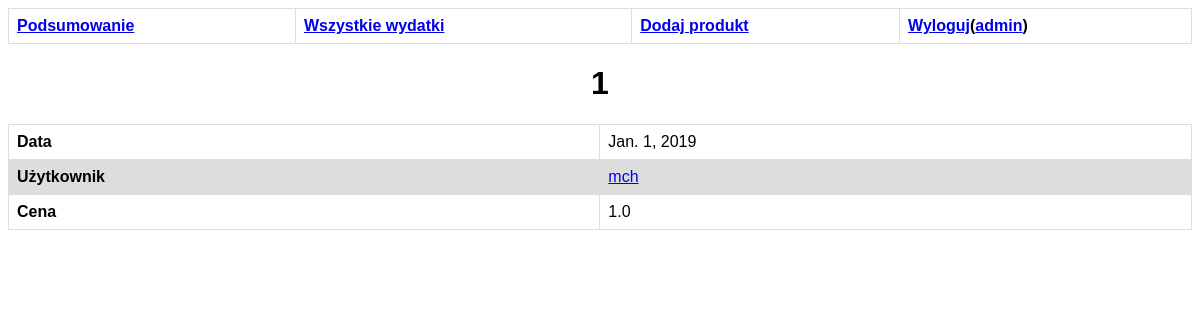
The page /expense/6/ (signed in) on the database its author committed.
### rozliczenie/models.py (models this page shows, shortened)
class Expense(models.Model):
    description = models.CharField(max_length=200)
    price = models.FloatField()
    pub_date = models.DateField()
    user_id = models.ForeignKey(User, on_delete=models.CASCADE)

### rozliczenie/views.py (the view)
# urls.py: path('expense/<int:expense_id>/', views.expense_detail, name='expense_detail'),
def expense_detail(request, expense_id):
    expense = get_object_or_404(Expense, pk=expense_id)
    return render(request, 'expense_detail.html', {'expense': expense})

### rozliczenie/templates/expense_detail.html
{% extends 'base.html' %}
{% load static %}
{% block content %}
<h1>{{expense.description}}</h1>
<table>
    <tr>
        <th>Data</th>
        <td>{{expense.pub_date}}</td>
    </tr>
    <tr>
        <th>Użytkownik</th>
        <td><a href="/user/{{expense.user_id}}">{{expense.user_id}}</a></td>
    </tr>
    <tr>
        <th>Cena</th>
        <td>{{expense.price}}</td>
    </tr>
</table>
{% endblock %}

### rozliczenie/templates/base.html (shortened to what this page needs)
{% load static %}
<!DOCTYPE html>
<html lang="en">
<head>
    <link rel="stylesheet" type="text/css" href="{% static 'style.css' %}"/>
</head>
<body>
<table>
    <tr>
        <th><a href="{% url 'users' %}">Podsumowanie</a></th>
        <th><a href="{% url 'expenses' %}">Wszystkie wydatki</a></th>
        {% if user.is_authenticated %}
        <th><a href="{% url 'post_expense'%}">Dodaj produkt</a></th>
        <th><a href="{% url 'logout' %}">Wyloguj</a>(<a href="{% url 'user_detail' user.username %}">{{user.username}}</a>)</th>
        {% else %}
        <th><a href="{% url 'login' %}">Logowanie</a></th>
        {% endif %}
    </tr>
</table>
{% block content %}
{% endblock %}
</body>
</html>

### rozliczenie/static/style.css (style rules this page uses)
table { font-family: arial, sans-serif; border-collapse: collapse; width: 100%; }
td, th { border: 1px solid #dddddd; text-align: left; padding: 8px; }
tr:nth-child(even) { background-color: #dddddd; }
h1 { text-align: center; font-family: arial; }

### rows shown on the page
Expense: description "1", pub_date "Jan. 1, 2019", user_id "mch", price "1.0"

### other values the page prints
{{ user.username }} "admin"
